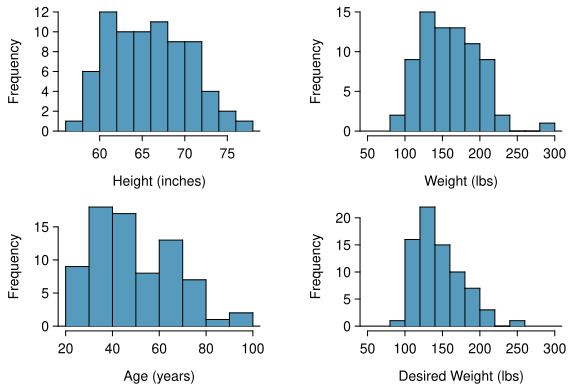

The R source for this figure:
library(openintro)
data(COL)

d <- brfss.2000.adults.samp

myPDF("brfss2000SampHistograms.pdf", 5.7, 3.9,
      mfrow = c(2, 2),
      mar = c(3.5, 3.5, 0.5, 1.5),
      mgp = c(2.2, 0.55, 0))
histPlot(d$height,
         main = "",
         xlab = "Height (inches)",
         ylab = "Frequency",
         col = COL[1])
par(mar = c(3.5, 4.5, 0.5, 0.5))
histPlot(d$weight,
         main = "",
         xlab = "Weight (lbs)",
         ylab = "Frequency",
         col = COL[1],
         xlim = c(50,300))
par(mar = c(3.5, 3.5, 0.5, 1.5))
histPlot(d$age,
         main = "",
         xlab = "Age (years)",
         ylab = "Frequency",
         col = COL[1])
par(mar = c(3.5, 4.5, 0.5, 0.5))
histPlot(d$desired.weight,
         main = "",
         xlab = "Desired Weight (lbs)",
         ylab = "Frequency",
         col = COL[1],
         xlim = c(50,300))    


dev.off()
